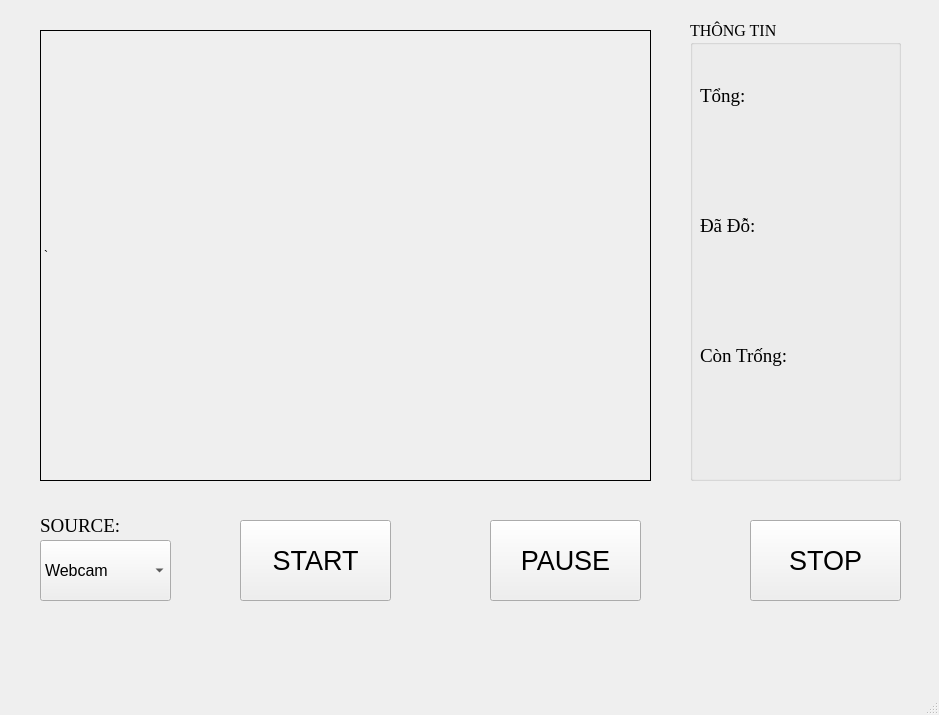
<?xml version="1.0" encoding="UTF-8"?>
<ui version="4.0">
 <class>MainWindow</class>
 <widget class="QMainWindow" name="MainWindow">
  <property name="geometry">
   <rect>
    <x>0</x>
    <y>0</y>
    <width>939</width>
    <height>715</height>
   </rect>
  </property>
  <property name="windowTitle">
   <string>MainWindow</string>
  </property>
  <widget class="QWidget" name="centralwidget">
   <widget class="QPushButton" name="Button_start">
    <property name="geometry">
     <rect>
      <x>240</x>
      <y>520</y>
      <width>151</width>
      <height>81</height>
     </rect>
    </property>
    <property name="font">
     <font>
      <pointsize>20</pointsize>
     </font>
    </property>
    <property name="text">
     <string>START</string>
    </property>
   </widget>
   <widget class="QPushButton" name="Button_stop">
    <property name="geometry">
     <rect>
      <x>750</x>
      <y>520</y>
      <width>151</width>
      <height>81</height>
     </rect>
    </property>
    <property name="font">
     <font>
      <pointsize>20</pointsize>
     </font>
    </property>
    <property name="text">
     <string>STOP</string>
    </property>
   </widget>
   <widget class="QLabel" name="label">
    <property name="enabled">
     <bool>true</bool>
    </property>
    <property name="geometry">
     <rect>
      <x>40</x>
      <y>30</y>
      <width>611</width>
      <height>451</height>
     </rect>
    </property>
    <property name="sizePolicy">
     <sizepolicy hsizetype="Fixed" vsizetype="Fixed">
      <horstretch>0</horstretch>
      <verstretch>0</verstretch>
     </sizepolicy>
    </property>
    <property name="maximumSize">
     <size>
      <width>16777215</width>
      <height>16777215</height>
     </size>
    </property>
    <property name="autoFillBackground">
     <bool>false</bool>
    </property>
    <property name="frameShape">
     <enum>QFrame::Box</enum>
    </property>
    <property name="text">
     <string>`</string>
    </property>
   </widget>
   <widget class="QGroupBox" name="groupBox">
    <property name="geometry">
     <rect>
      <x>690</x>
      <y>20</y>
      <width>211</width>
      <height>461</height>
     </rect>
    </property>
    <property name="font">
     <font>
      <family>Times New Roman</family>
      <pointsize>12</pointsize>
      <italic>false</italic>
      <bold>false</bold>
      <underline>false</underline>
      <strikeout>false</strikeout>
      <kerning>true</kerning>
     </font>
    </property>
    <property name="mouseTracking">
     <bool>false</bool>
    </property>
    <property name="tabletTracking">
     <bool>false</bool>
    </property>
    <property name="title">
     <string>THÔNG TIN</string>
    </property>
    <widget class="QLabel" name="label_2">
     <property name="geometry">
      <rect>
       <x>10</x>
       <y>50</y>
       <width>81</width>
       <height>51</height>
      </rect>
     </property>
     <property name="font">
      <font>
       <family>Times New Roman</family>
       <pointsize>14</pointsize>
       <italic>false</italic>
       <bold>false</bold>
       <underline>false</underline>
       <strikeout>false</strikeout>
       <kerning>true</kerning>
      </font>
     </property>
     <property name="text">
      <string>Tổng: </string>
     </property>
    </widget>
    <widget class="QLabel" name="label_3">
     <property name="geometry">
      <rect>
       <x>10</x>
       <y>310</y>
       <width>91</width>
       <height>51</height>
      </rect>
     </property>
     <property name="font">
      <font>
       <family>Times New Roman</family>
       <pointsize>14</pointsize>
       <italic>false</italic>
       <bold>false</bold>
       <underline>false</underline>
       <strikeout>false</strikeout>
       <kerning>true</kerning>
      </font>
     </property>
     <property name="text">
      <string>Còn Trống: </string>
     </property>
    </widget>
    <widget class="QLabel" name="label_6">
     <property name="geometry">
      <rect>
       <x>10</x>
       <y>180</y>
       <width>91</width>
       <height>51</height>
      </rect>
     </property>
     <property name="font">
      <font>
       <family>Times New Roman</family>
       <pointsize>14</pointsize>
       <italic>false</italic>
       <bold>false</bold>
       <underline>false</underline>
       <strikeout>false</strikeout>
       <kerning>true</kerning>
      </font>
     </property>
     <property name="text">
      <string>Đã Đỗ: </string>
     </property>
    </widget>
    <widget class="QLabel" name="label_7">
     <property name="geometry">
      <rect>
       <x>60</x>
       <y>59</y>
       <width>51</width>
       <height>31</height>
      </rect>
     </property>
     <property name="font">
      <font>
       <family>Times New Roman</family>
       <pointsize>14</pointsize>
       <italic>false</italic>
       <bold>false</bold>
       <underline>false</underline>
       <strikeout>false</strikeout>
       <kerning>true</kerning>
      </font>
     </property>
     <property name="text">
      <string/>
     </property>
    </widget>
    <widget class="QLabel" name="label_8">
     <property name="geometry">
      <rect>
       <x>100</x>
       <y>319</y>
       <width>47</width>
       <height>31</height>
      </rect>
     </property>
     <property name="font">
      <font>
       <family>Times New Roman</family>
       <pointsize>14</pointsize>
       <italic>false</italic>
       <bold>false</bold>
       <underline>false</underline>
       <strikeout>false</strikeout>
       <kerning>true</kerning>
      </font>
     </property>
     <property name="text">
      <string/>
     </property>
    </widget>
    <widget class="QLabel" name="label_9">
     <property name="geometry">
      <rect>
       <x>70</x>
       <y>189</y>
       <width>47</width>
       <height>31</height>
      </rect>
     </property>
     <property name="font">
      <font>
       <family>Times New Roman</family>
       <pointsize>14</pointsize>
       <italic>false</italic>
       <bold>false</bold>
       <underline>false</underline>
       <strikeout>false</strikeout>
       <kerning>true</kerning>
      </font>
     </property>
     <property name="text">
      <string/>
     </property>
    </widget>
   </widget>
   <widget class="QComboBox" name="comboBox">
    <property name="geometry">
     <rect>
      <x>40</x>
      <y>540</y>
      <width>131</width>
      <height>61</height>
     </rect>
    </property>
    <property name="font">
     <font>
      <pointsize>12</pointsize>
     </font>
    </property>
    <item>
     <property name="text">
      <string>Webcam</string>
     </property>
    </item>
    <item>
     <property name="text">
      <string>Image</string>
     </property>
    </item>
    <item>
     <property name="text">
      <string>Video</string>
     </property>
    </item>
   </widget>
   <widget class="QPushButton" name="Button_pause">
    <property name="geometry">
     <rect>
      <x>490</x>
      <y>520</y>
      <width>151</width>
      <height>81</height>
     </rect>
    </property>
    <property name="font">
     <font>
      <pointsize>20</pointsize>
     </font>
    </property>
    <property name="text">
     <string>PAUSE</string>
    </property>
   </widget>
   <widget class="QLabel" name="label_4">
    <property name="geometry">
     <rect>
      <x>40</x>
      <y>500</y>
      <width>91</width>
      <height>51</height>
     </rect>
    </property>
    <property name="font">
     <font>
      <family>Times New Roman</family>
      <pointsize>14</pointsize>
     </font>
    </property>
    <property name="text">
     <string>SOURCE: </string>
    </property>
   </widget>
   <widget class="QLabel" name="label_10">
    <property name="geometry">
     <rect>
      <x>50</x>
      <y>0</y>
      <width>591</width>
      <height>31</height>
     </rect>
    </property>
    <property name="font">
     <font>
      <family>Times New Roman</family>
      <pointsize>14</pointsize>
      <italic>false</italic>
      <bold>false</bold>
      <underline>false</underline>
      <strikeout>false</strikeout>
      <kerning>true</kerning>
     </font>
    </property>
    <property name="layoutDirection">
     <enum>Qt::LeftToRight</enum>
    </property>
    <property name="text">
     <string/>
    </property>
    <property name="alignment">
     <set>Qt::AlignJustify|Qt::AlignVCenter</set>
    </property>
   </widget>
  </widget>
  <widget class="QMenuBar" name="menubar">
   <property name="geometry">
    <rect>
     <x>0</x>
     <y>0</y>
     <width>939</width>
     <height>21</height>
    </rect>
   </property>
  </widget>
  <widget class="QStatusBar" name="statusbar"/>
 </widget>
 <resources/>
 <connections/>
</ui>
